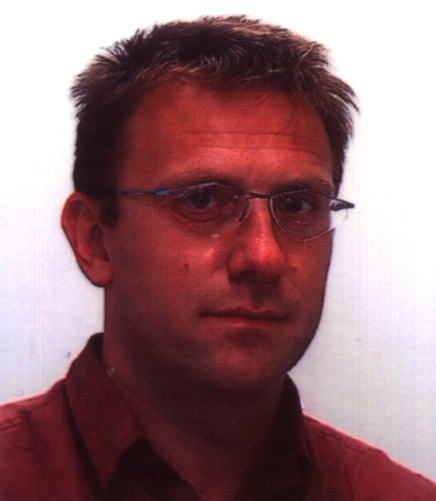
#> input picture Pillow/images/b3.jpg, 436 x 501 px
$ python detect.py
#> lines starting #> are read from the running program, lines starting #| are printed output that depends on the picture; after the words box and inside, x2 and y2 are one past the last pixel; in counts of white or black regions, pixels touching at a corner belong together
import cv2
import os
basisverzeichnis = os.path.dirname(os.path.abspath(__file__))

# Beispiel: Öffne eine Datei im Unterordner 'images' neben dem aktuellen Skript
dateipfad = os.path.join(basisverzeichnis, 'images', 'b3.jpg')

bild = cv2.imread(dateipfad)
#> bild is the input picture: shape (501, 436, 3); mean B, G, R 119.8, 115.5, 151.9
grau = cv2.cvtColor(bild, cv2.COLOR_BGR2GRAY)
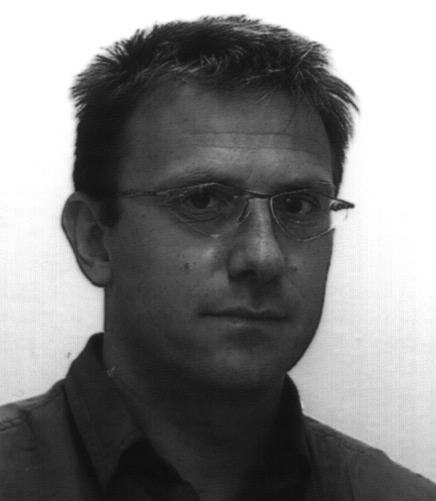
#> grau: shape (501, 436); min 13, max 255, mean 126.9

gesichter_cascade = cv2.CascadeClassifier(cv2.data.haarcascades + "haarcascade_frontalface_default.xml")
gesichter = gesichter_cascade.detectMultiScale(grau, scaleFactor=1.1, minNeighbors=5)
#> gesichter = [[126, 113, 250, 250]]

for (x, y, w, h) in gesichter:
    cv2.rectangle(bild, (x, y), (x+w, y+h), (255, 0, 0), 2)
#> this loop made 1 pass
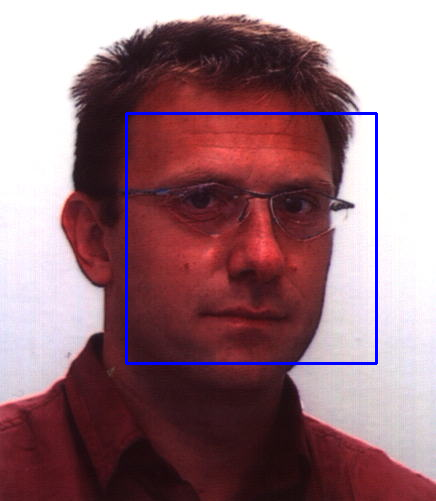
#> bild: shape (501, 436, 3); 1.37% of pixels changed, all inside (x1, y1, x2, y2) = (125, 112, 378, 365)

cv2.imshow("Gesichter", bild)
cv2.waitKey(0)
cv2.destroyAllWindows()

$ run again, with Pillow/images/b1.jpeg copied over Pillow/images/b3.jpg
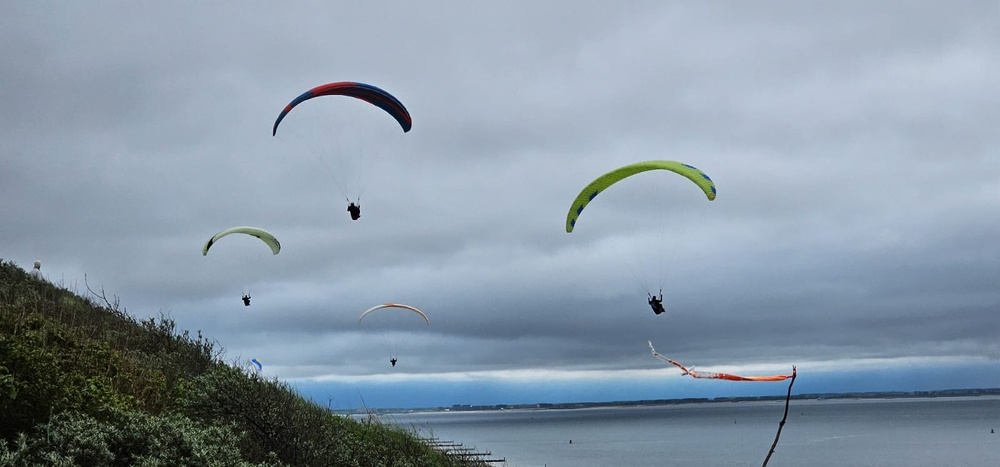
#> input picture Pillow/images/b1.jpeg, 1000 x 467 px, shrunk from 1600 x 747 before the run
#> bild is the input picture: shape (467, 1000, 3); mean B, G, R 166.9, 152, 136.4
#> `grau = cv2.cvtColor(bild, cv2.COLOR_BGR2GRAY)`:
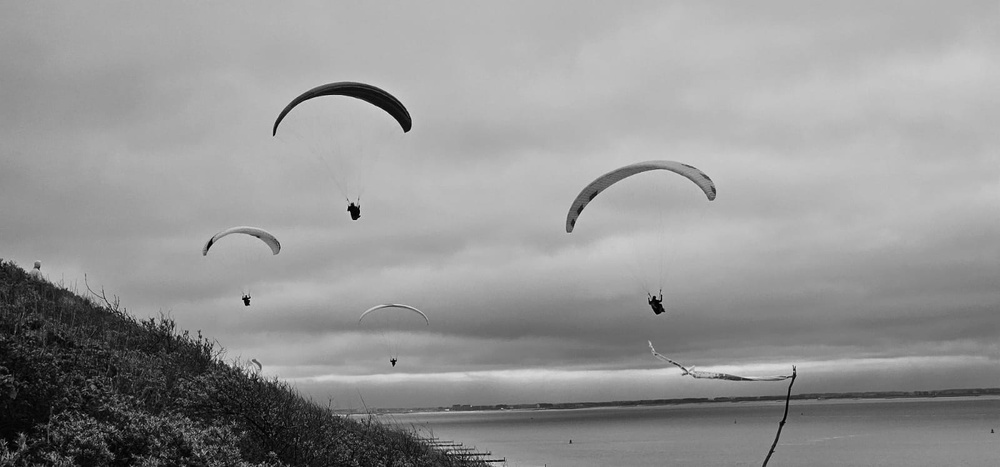
#> grau: shape (467, 1000); min 0, max 227, mean 149.1
#> gesichter = ()
